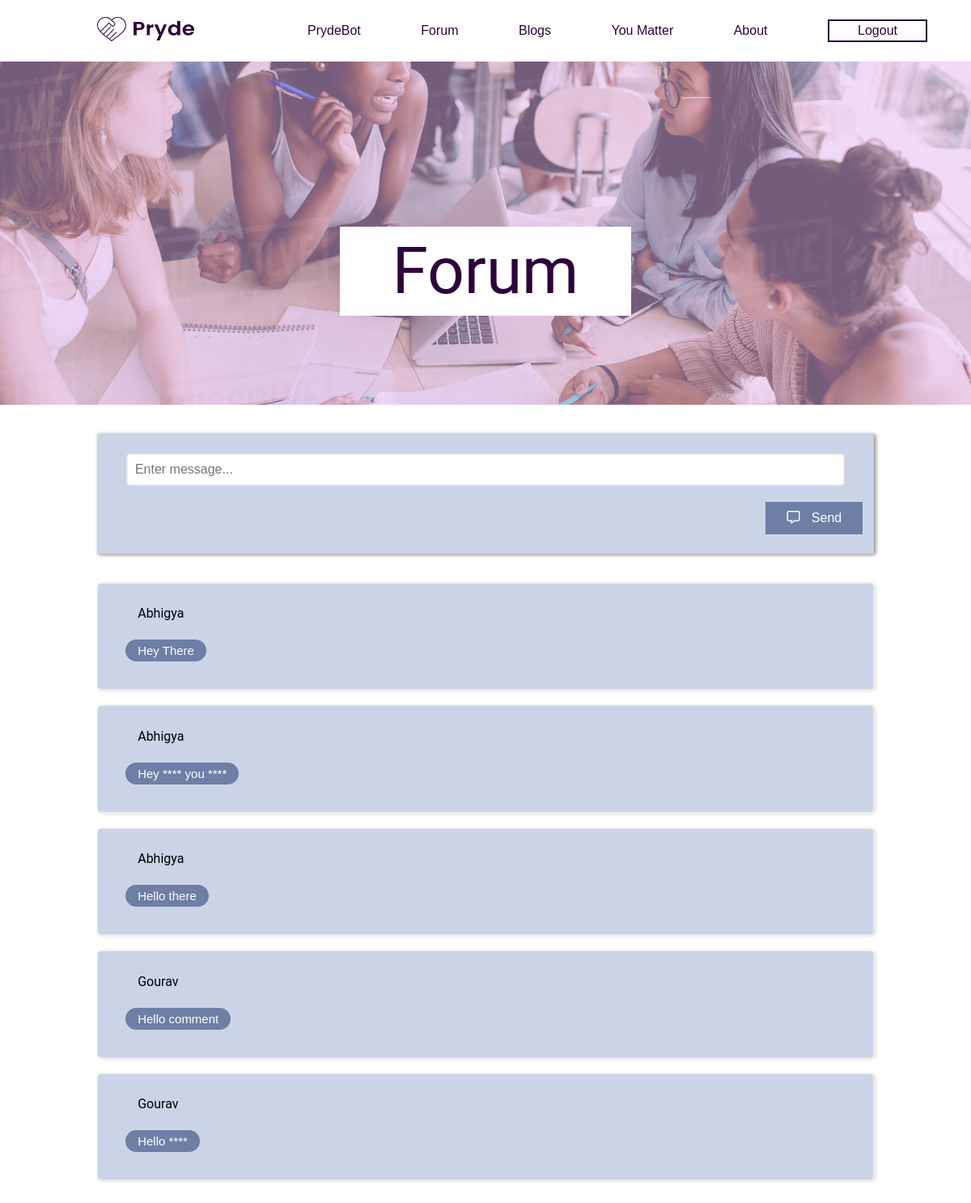
The page /forum/ (signed in) on the database its author committed.
### forum/models.py (models this page shows, shortened)
class ForumComment(models.Model):
    comment = models.TextField()
    user = models.ForeignKey(User, on_delete=models.CASCADE)

### forum/views.py (the view)
# urls.py: path('forum/', forumPage, name="forumPage"),
def forumPage(request):
    if request.user.is_authenticated:
        context = {
            "comments": ForumComment.objects.all()
        }
        return render(request, 'forums/forum.html', context=context)
    else:
        return redirect('loginPage')

### templates/forums/forum.html (shortened to what this page needs)
<!DOCTYPE html>
<html lang="en">
  <head>
    {% load static %}
    <link rel="stylesheet" href="{% static 'css/forum.css' %}" />
    <link
      rel="stylesheet"
      href="https://cdnjs.cloudflare.com/ajax/libs/font-awesome/6.0.0-beta2/css/all.min.css"
    />
    <link rel="stylesheet" href="{% static 'css/NavbarStyles.css' %}" />
  </head>
  <body>
    <div class="wrapper">
      {% include 'shared/navbar.html' %}
      <div class="forum-header-img">
        <div class="forum-header-filter">
          <div class="forum-heading">Forum</div>
        </div>
      </div>
      <div class="input-box">
        <form method="POST" action="/addComment/">
          <input
            type="text"
            name="comment"
            placeholder="Enter message..."
            required
          />
          <button class="submit" type="submit">
            <i class="far fa-comment-alt"></i> Send
          </button>
        </form>
      </div>
      <div class="msgs">
        {% for comment in comments %}
        <div class="chat">
          <div class="details">
            <div class="pic">
            </div>
            <div class="name">{{ comment.user.username }}</div>
          </div>
          <div class="msg">{{ comment.comment }}</div>
        </div>
        {% endfor %}
      </div>
    </div>
  </body>
</html>

### templates/shared/navbar.html
<section class="nav-section">
  <div class="nav-container">
    <div class="links-container">
      <div class="logo-div">
        <a href="/">
          <image
            class="logo"
            src="../../static/images/prydefinal logo.png"
          ></image>
        </a>
      </div>
      <div class="links-div">
        {% if request.user.is_authenticated %}
        <a href="/prydebot/" class="links">PrydeBot</a>
        <a href="/forum/" class="links">Forum</a>
        <a href="/blogs/" class="links">Blogs</a>
        <a href="/youMatter/" class="links">You Matter</a>
        <a href="/knowmore/" class="links">About</a>
        {% endif %}
      </div>
    </div>
    {% if not request.user.is_authenticated %}
    <div class="btn-div">
      <a href="{% url 'loginUser' %}">
        <button class="login-btn">Login</button>
      </a>
    </div>
    {% else %}
    <div class="btn-div">
      <a href="{% url 'logoutUser' %}">
        <button class="login-btn">Logout</button>
      </a>
    </div>
    {% endif %}
  </div>
</section>

### static/css/forum.css (style rules this page uses)
* { margin: 0; padding: 0; box-sizing: border-box; }
html, body { background: #fff; font-family: "Raleway", sans-serif; }
.wrapper { width: 100%; height: 100vh; }
.msgs { margin: 0 10%; padding-bottom: 5%; }
i { margin-right: 10px; }
.chat { background: #cbd3e7; border: 1px solid #eaeaea; box-sizing: border-box; box-shadow: 2px 1px 5px rgba(0, 0, 0, 0.15); border-radius: 5px; padding: 2% 2%; margin-bottom: 2%; }
.msg { background-color: #6e7ea5; border-radius: 20px; width: fit-content; padding: 5px 15px; margin: 15px; color: #ffffff; font-size: 15px; }
.details { height: 35px; display: flex; justify-content: flex-start; align-items: center; margin-left: 20px; margin-bottom: 5px; }
.details > .name { font-size: 1rem; font-family: Roboto, sans-serif; color: black; }
.forum-header-img { background-image: url("../images/forum-header-img.jpg"); background-position: center; background-size: cover; height: 500px; }
.forum-header-filter { background: rgba(229, 184, 244, 0.5); height: 500px; }
.forum-heading { background-color: #ffffff; color: #2d033b; font-family: Roboto, sans-serif; font-size: 5rem; padding: 8px 0; position: absolute; top: 280px; left: 35%; text-align: center; width: 30%; }
.input-box { box-shadow: 2px 1px 5px rgba(0, 0, 0, 0.5); margin: 3% 10%; padding: 2% 3%; background: #cbd3e7; }
input { border: 2px solid #eaeaea; border-radius: 5px; width: 100%; padding: 1%; font-size: 1rem; outline: none; }
.submit { background: #6e7ea5; border: none; color: white; font-size: 1rem; padding: 1% 2%; margin-top: 20px; margin-left: 89%; width: 120px; height: 40px; }

### static/css/NavbarStyles.css (style rules this page uses)
* { margin: 0; padding: 0; box-sizing: border-box; font-family: "Poppins", sans-serif; }
.nav-container { display: flex; align-items: center; justify-content: space-between; width: 100vw; height: 76px; position: fixed; top: 0; background-color: #ffffff; z-index: 999; }
.links-container { display: flex; align-items: center; margin-left: 10%; }
.logo { width: 120px; margin-right: 120px; cursor: pointer; }
.links { font-size: 1rem; text-decoration: none !important; color: #2d033b; font-weight: 400; margin-right: 30px; padding: 6px 20px; border-radius: 7px; }
.btn-div { margin-right: 2%; }
.login-btn { font-size: 1rem; font-weight: 400; margin-right: 30px; padding: 3px 35px; color: #2d033b; background-color: #ffffff; border: 2px solid #2d033b; cursor: pointer; background: linear-gradient(to left, #ffffff 50%, #2d033b 50%) right; background-size: 200% 100%; background-position: right; transition: all 0.5s ease-in-out; }

### rows shown on the page
ForumComment: user.username "Abhigya", comment "Hey There"
ForumComment: user.username "Abhigya", comment "Hey **** you ****"
ForumComment: user.username "Abhigya", comment "Hello there"
ForumComment: user.username "Gourav", comment "Hello comment"
ForumComment: user.username "Gourav", comment "Hello ****"
